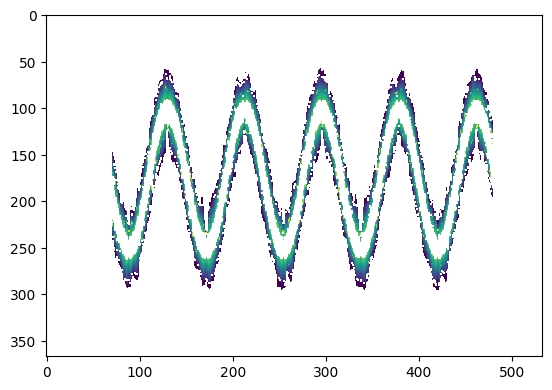
#> input picture _images/0109be6fc63e397354ef0d60566355275c2aa1be759849e6889b014bfcde4b0f.png, 552 x 390 px
$ python -i unmap.py   (imports and definitions only)
#> lines starting #> are read from the running program, lines starting #| are printed output that depends on the picture
"""
unmap.py

Functions for recoving data from images with a known colourmap.

Author: Matt Hall
Copyright: 2022, Matt Hall
Licence: Apache 2.0
"""
import warnings
from collections import Counter

import numpy as np
from scipy.spatial import cKDTree
from scipy.cluster.vq import kmeans
from matplotlib import colormaps as cm
from matplotlib.colors import ListedColormap, hsv_to_rgb, rgb_to_hsv
from matplotlib.colors import to_rgb, LinearSegmentedColormap

from .unweave import guess_cmap_from_array


# [275 lines left out: functions check_arr, get_background_rgb, remove_hillshade, crop_out, get_cmap, normalize and 2 more, not called in this run]

>>> import cv2
>>> picture = cv2.imread('../_images/0109be6fc63e397354ef0d60566355275c2aa1be759849e6889b014bfcde4b0f.png', cv2.IMREAD_GRAYSCALE)
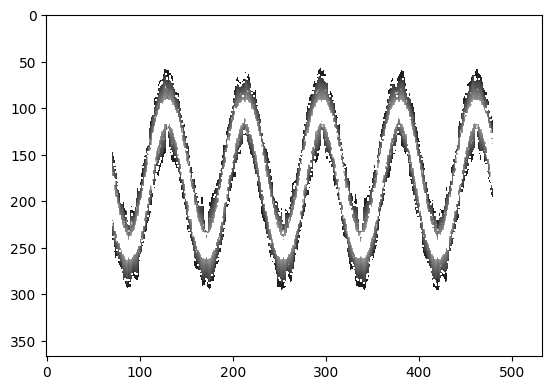
#> picture: shape (390, 552); min 0, max 255, mean 240.1
>>> result = unmap(picture)

$ run again, on _images/012f5f31f58045bc07c122eb1d39116cc86f2854d34e7b29a3079a156a1b2309.png
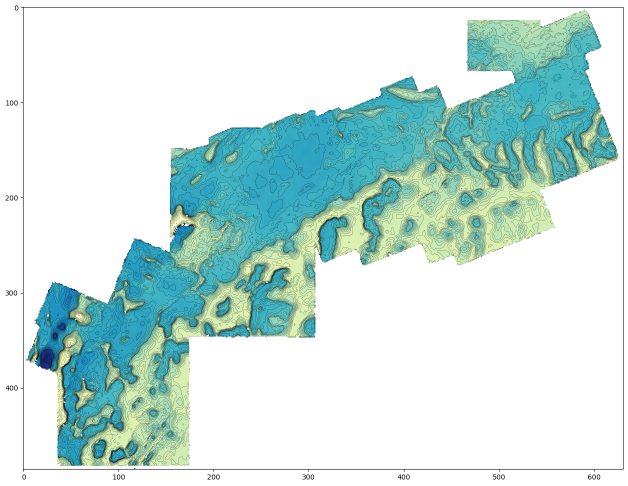
#> input picture _images/012f5f31f58045bc07c122eb1d39116cc86f2854d34e7b29a3079a156a1b2309.png, 1255 x 972 px (shown at 1/2 size)
#> `picture = cv2.imread('../_images/0109be6fc63e397354ef0d60566355275c2aa..`:
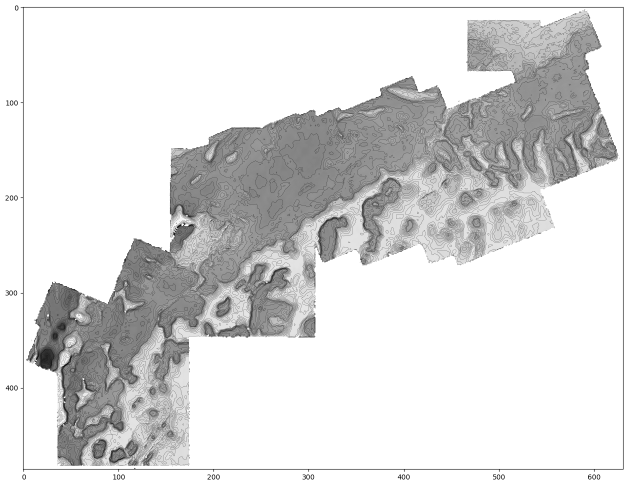
#> picture: shape (972, 1255) (shown at 1/2 size); min 0, max 255, mean 219

$ run again, on _images/0424662aaa87554fe1759e132030e0b66cc4e61d126b86ef0429ee418cc1e4a4.png
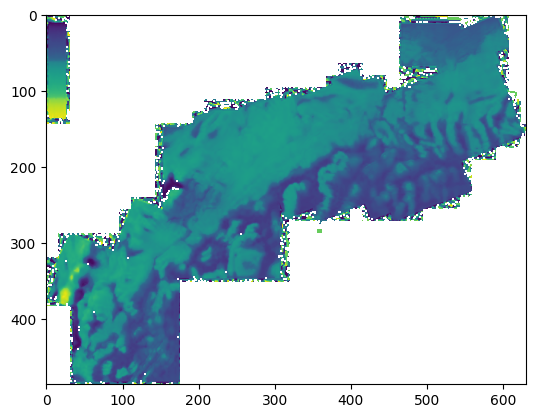
#> input picture _images/0424662aaa87554fe1759e132030e0b66cc4e61d126b86ef0429ee418cc1e4a4.png, 535 x 418 px
#> `picture = cv2.imread('../_images/0109be6fc63e397354ef0d60566355275c2aa..`:
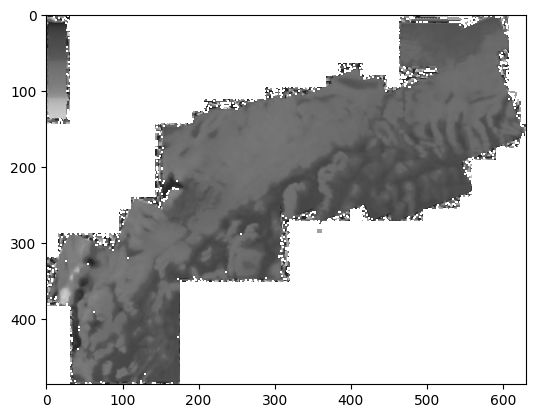
#> picture: shape (418, 535); min 0, max 255, mean 197.9

$ run again, on _images/0587fdc5030c1a85e7f5fc199b3967a0818aaab7a3621f36a63f062fc9ef9c58.png
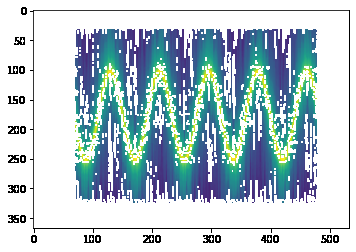
#> input picture _images/0587fdc5030c1a85e7f5fc199b3967a0818aaab7a3621f36a63f062fc9ef9c58.png, 356 x 252 px
#> `picture = cv2.imread('../_images/0109be6fc63e397354ef0d60566355275c2aa..`:
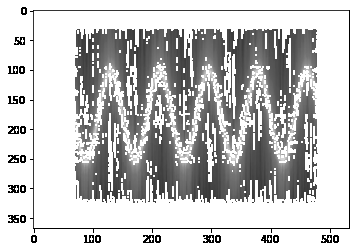
#> picture: shape (252, 356); min 0, max 255, mean 196.2
